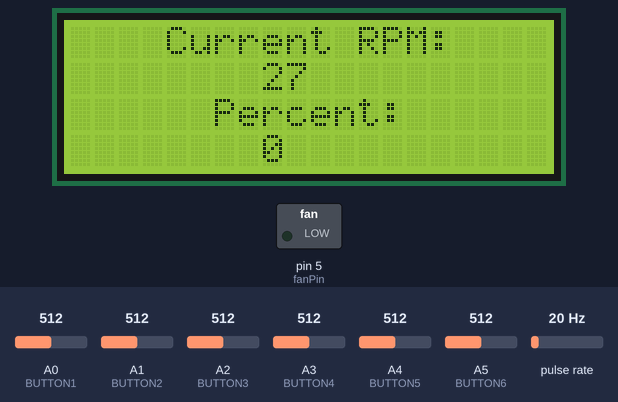
Bench run of a sketch on a simulated Arduino Uno, built with avr-gcc and run on an emulated ATmega328P. Parts: 20×4 character LCD, switched loads named in the sketch (green lamp = pin HIGH). Wiring (inferred from the names in the program): pulse sensor: data pin 2. The inputs (shaded band) are chosen by the test bench; at power-on: pulse rate 20 Hz, A0 (BUTTON1) = 512, A1 (BUTTON2) = 512, A2 (BUTTON3) = 512, A3 (BUTTON4) = 512, A4 (BUTTON5) = 512, A5 (BUTTON6) = 512. What the sketch prints to the serial monitor is not drawn.

Above: at 1.04 s.
1.3 s: pulse rate (sensor on pin 2) set to 4 Hz
At 1.66 s:
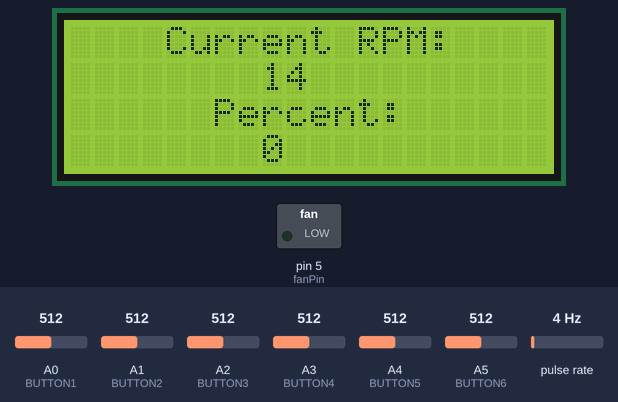
3.2 s: pulse rate (sensor on pin 2) set to 50 Hz
At 3.7 s:
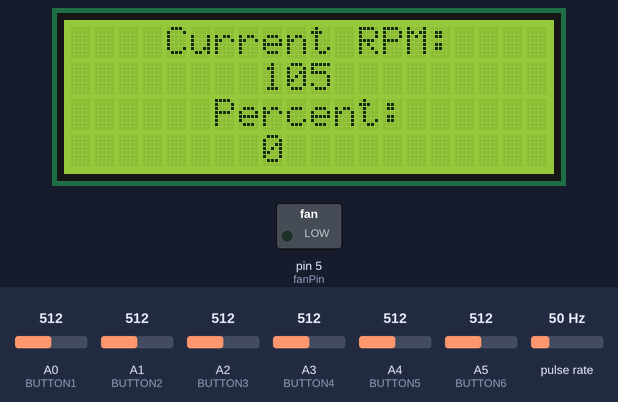
4.9 s: pulse rate (sensor on pin 2) set to 3 Hz
At 6.2 s:
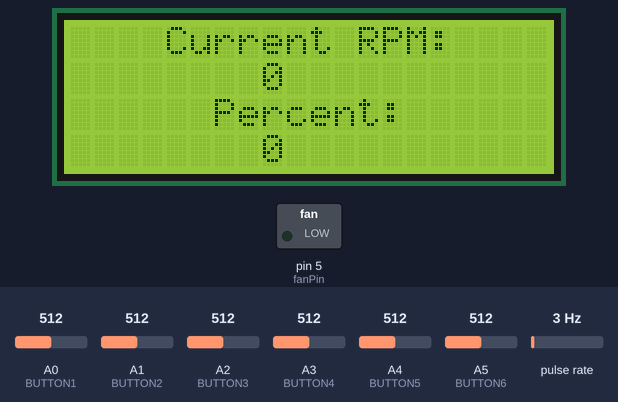
6.7 s: A0 (BUTTON1) set to 487
9.0 s: A1 (BUTTON2) set to 490
At 10.1 s:
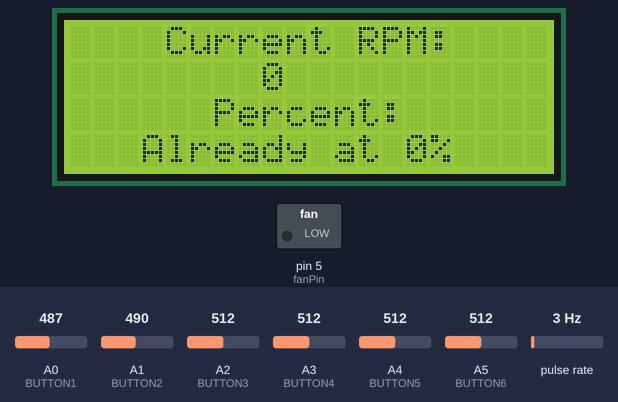
12.0 s: A1 (BUTTON2) set to 510
Timing chart, 0 to 14.5 s (numbered marks = the images above; inputs shaded):
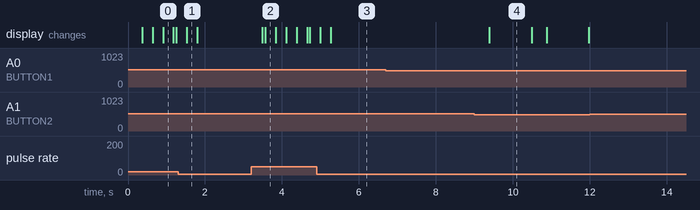

The sketch:

arduino_fan.ino
```cpp
#include <Wire.h>
#include <LiquidCrystal_I2C.h>

//Define Display
LiquidCrystal_I2C lcd(0x27,20,4);

//Define our Button Pins
const int BUTTON1 = 0;
const int BUTTON2 = 1;
const int BUTTON3 = 2;
const int BUTTON4 = 3;
const int BUTTON5 = 4;
const int BUTTON6 = 5;

unsigned long previousRPMMillis;
unsigned long previousMillis;
float RPM;
int percentage;
int newpwmValue;

unsigned long interval = 1000;
byte pwmValue = 78;
byte lastpwmValue = 250;
byte pwmInterval = 5;
const byte pwmMax = 250;
const byte pwmMin = 75;

const int reedPin = 2;
const int fanPin = 5;

volatile unsigned long pulses=0;
unsigned long lastRPMmillis = 0;

#include "fancontrol.h"
#include "lcdfunctions.h"
#include "controls.h"

void setup() {
  Serial.begin(115200);
  pinMode(reedPin,INPUT_PULLUP);
  attachInterrupt(digitalPinToInterrupt(reedPin), countPulse, FALLING);
  lcd.init();
  lcd.backlight();
  pinMode(fanPin, OUTPUT); // probably PWM
  pinMode(BUTTON1, INPUT);
  pinMode(BUTTON2, INPUT);
  pinMode(BUTTON3, INPUT);
  pinMode(BUTTON4, INPUT);
  pinMode(BUTTON5, INPUT);
  pinMode(BUTTON6, INPUT);
}

void loop() {
  handleButton();
  analogWrite(fanPin, pwmValue);
  if (millis() - previousMillis > interval) {
    lcdUpdate();
//    Serial.print("RPM=");
//    Serial.print(calculateRPM());
//    Serial.print(F(" @ PWM="));
//    Serial.println(pwmValue);
    previousMillis = millis();
  }
}
```

controls.h
```cpp
void handleButton(){
  //Read Pins
  int read1 = analogRead(BUTTON1);
  int read2 = analogRead(BUTTON2);
  int read3 = analogRead(BUTTON3);
  int read4 = analogRead(BUTTON4);
  int read5 = analogRead(BUTTON5);
  int read6 = analogRead(BUTTON6);

  //Debugging
//  Serial.println("------");
//  Serial.println(read1);
//  Serial.println("------");
//  Serial.println(read2);
//  Serial.println("------");
//  Serial.println(read3);
//  Serial.println("------");
//  Serial.println(read4);
//  Serial.println("------");
//  Serial.println(read5);
//  Serial.println("------");
//  Serial.println(read6);
//  Serial.println("------");

  if (read1>500){
    Serial.println("Off Pressed");
    lastpwmValue = pwmValue;
    pwmValue = 0;
    lcdUpdate();
    delay(200);
  }else if (read2>500){
    Serial.println("On Pressed");
    pwmValue = lastpwmValue;
    lcdUpdate();
    delay(200);
  }else if (read3>500){
    Serial.println("-5 Pressed");
    Serial.println("Old PWM: ");
    Serial.println(pwmValue);
    if (pwmValue > pwmMin){
      newpwmValue = pwmValue - 5;
      Serial.println("Trying to set PWM to: ");
      Serial.println(newpwmValue);
      if (newpwmValue < pwmMin){
        newpwmValue = 75;
      }
      pwmValue = newpwmValue;
      Serial.println("New PWM: ");
      Serial.println(pwmValue);
      lcdUpdate();
    }
    else {
      lcdWritepwmMinError();
      lcdUpdate();
    }
    delay(200);
  }else if (read4>500){
    Serial.println("-10 Pressed");
    Serial.println("Old PWM: ");
    Serial.println(pwmValue);
    if (pwmValue > pwmMin){
      newpwmValue = pwmValue - 10;
      Serial.println("Trying to set PWM to: ");
      Serial.println(newpwmValue);
      if (newpwmValue < pwmMin){
        newpwmValue = 75;
      }
      pwmValue = newpwmValue;
      Serial.println("New PWM: ");
      Serial.println(pwmValue);
      lcdUpdate();
    }
    else {
      lcdWritepwmMinError();
      lcdUpdate();
    }
    delay(200);
  }else if (read5>500){
    Serial.println("+5 Pressed");
    Serial.println("Old PWM: ");
    Serial.println(pwmValue);
    if (pwmValue < pwmMax){
      newpwmValue = pwmValue + 5;
      Serial.println("Trying to set PWM to: ");
      Serial.println(newpwmValue);
      if (newpwmValue > pwmMax){
        newpwmValue = 250;
      }
      pwmValue = newpwmValue;
      Serial.println("New PWM: ");
      Serial.println(pwmValue);
      lcdUpdate();
    }
    else {
      lcdWritepwmMaxError();
      lcdUpdate();
    }
    delay(200);
  }else if (read6>500){
    Serial.println("+10 Pressed");
    Serial.println("Old PWM: ");
    Serial.println(pwmValue);
    if (pwmValue < pwmMax){
      newpwmValue = pwmValue + 10;
      Serial.println("Trying to set PWM to: ");
      Serial.println(newpwmValue);
      if (newpwmValue > pwmMax){
        newpwmValue = 250;
      }
      pwmValue = newpwmValue;
      Serial.println("New PWM: ");
      Serial.println(pwmValue);
      lcdUpdate();
    }
    else {
      lcdWritepwmMaxError();
      lcdUpdate();
    }
    delay(200);
  }else{
  }
}
```

fancontrol.h
```cpp
void countPulse() {
  // just count each pulse we see
  // ISRs should be short, not like
  // these comments, which are long.
  pulses++;
}

unsigned long calculateRPM() {
  unsigned long RPM;
  noInterrupts();
  float elapsedMS = (millis() - lastRPMmillis)/1000.0;
  unsigned long revolutions = pulses/2;
  float revPerMS = revolutions / elapsedMS;
  RPM = revPerMS * 3.8;
  lastRPMmillis = millis();
  pulses=0;
  interrupts();
//  Serial.print(F("elpasedMS = ")); Serial.println(elapsedMS);
//  Serial.print(F("revolutions = ")); Serial.println(revolutions);
//  Serial.print(F("revPerMS = ")); Serial.println(revPerMS);
  return RPM;
}
```

lcdfunctions.h
```cpp
void lcdUpdate(){
    percentage = pwmValue / 2.5;
    lcd.setCursor ( 0, 0 );
    lcd.print("    Current RPM:    ");
    lcd.setCursor ( 0, 1 );
    lcd.print("        ");
    lcd.print(calculateRPM());
    lcd.print("        ");
    lcd.setCursor ( 0, 2 );
    lcd.print("      Percent:      ");
    lcd.setCursor ( 0, 3 );
    lcd.print("        ");
    lcd.print(percentage);
    lcd.print("       ");
}

void lcdWritepwmMinError(){
    percentage = pwmValue / 2.5;
    lcd.setCursor ( 0, 0 );
    lcd.print("    Current RPM:    ");
    lcd.setCursor ( 0, 1 );
    lcd.print("        ");
    lcd.print(calculateRPM());
    lcd.print("        ");
    lcd.setCursor ( 0, 2 );
    lcd.print("      Percent:      ");
    lcd.setCursor ( 0, 3 );
    lcd.print("   Already at 0%  ");
    delay(1000);
    lcdUpdate();
}

void lcdWritepwmMaxError(){
    percentage = pwmValue / 2.5;
    lcd.setCursor ( 0, 0 );
    lcd.print("    Current RPM:    ");
    lcd.setCursor ( 0, 1 );
    lcd.print("        ");
    lcd.print(calculateRPM());
    lcd.print("        ");
    lcd.setCursor ( 0, 2 );
    lcd.print("      Percent:      ");
    lcd.setCursor ( 0, 3 );
    lcd.print("  Already at 100% ");
    delay(1000);
    lcdUpdate();
}
```

Measured:
- after the input at 3.2 s, the display: first changes after 0.29 s (image 2 shows a later state)
- after the input at 6.7 s, every drawn part: stays the same
- after the input at 9.0 s, the display: changes after 0.39 s (image 4)
- after the input at 12.0 s, every drawn part: stays the same
- what the display in image 4 shows lasts 1.1 s, from 9.4 s to 10.5 s
